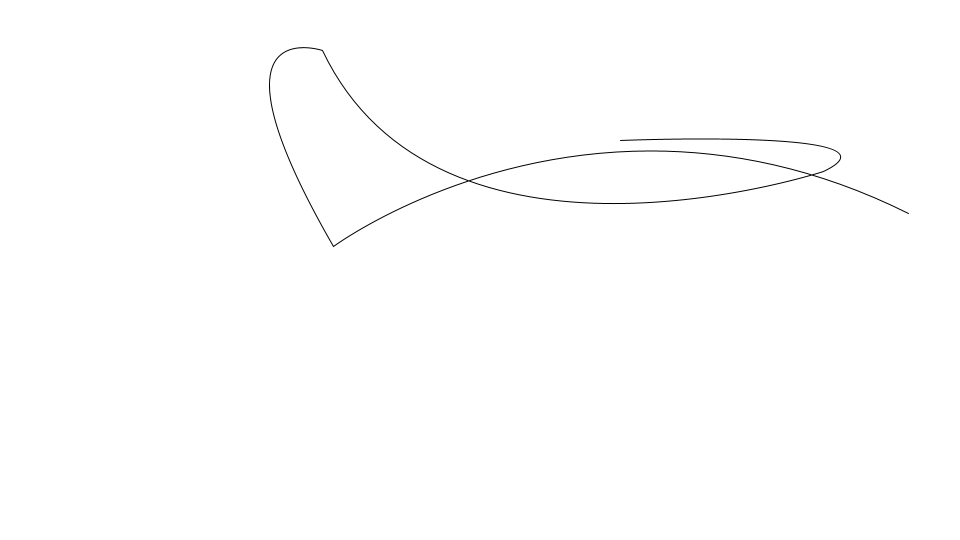
Frame 1 (no input)
Frame 60 (the mouse pressed at the canvas centre just before this capture): identical to frame 1, image omitted
Frame 120 (the mouse held since frame 60 and released just before this capture): identical to frame 1, image omitted

The Processing sketch that drew this single still picture (run headless with seeded random() and noise(); from frame 60 on, the mouse is pressed at the canvas centre):

// Processing sketch: MultiCurves1
// ── MultiCurves1.pde
Point[] points;
final static int numPoints = 9;

void setup() {
  size(960, 540);
  frameRate(30);
  initialize();
}

void initialize() {
  points = new Point[numPoints];
  
  for(int i=0; i<numPoints; i++){
    points[i] = new Point();
    points[i].x = random(width);
    points[i].y = random(height);
  } 
}

void draw() {
  background(255);
  stroke(0, 0, 0);
  noFill(); 
  beginShape();
  vertex(points[0].x, points[0].y);
  for (int i = 1; i < numPoints; i += 2){
    bezierVertex(points[i-1].x, points[i-1].y, points[i].x, points[i].y, points[i+1].x, points[i+1].y);
  }
  endShape();
}

////////////////////////////////

class Point {
  float x, y;
  
  Point() {
    x = 0;
    y = 0;
  }
}
